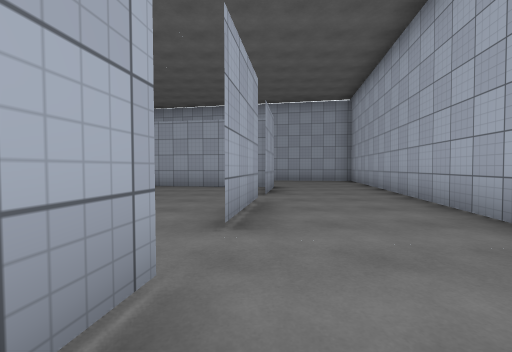
[1] (above)

17 first-person views from a walk through a 3-D level made in the Unity game engine. The camera is 1.2 m above the floor, tilts 2° down and sees 90° across. The floor is counted in squares, 2 m on a side. Each view is taken from the middle of a square. On the plan, view 1 faces up. The plan holds only what a view shows up to about 9 squares ahead; the rest is blank. The place goes on beyond the plan. The player character is not drawn. Some surface patterns are stand-ins.

[2]
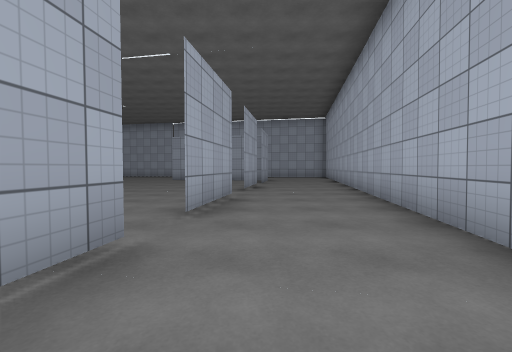

[3]
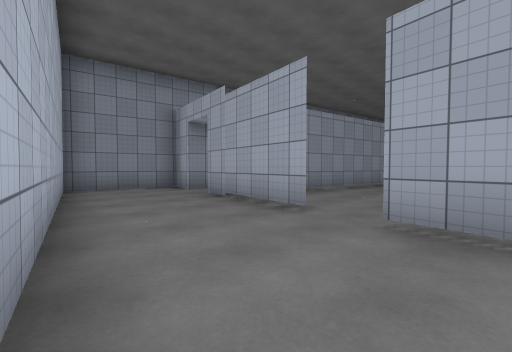

[4]
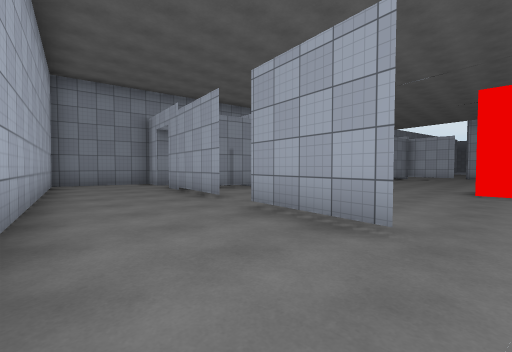

[5]
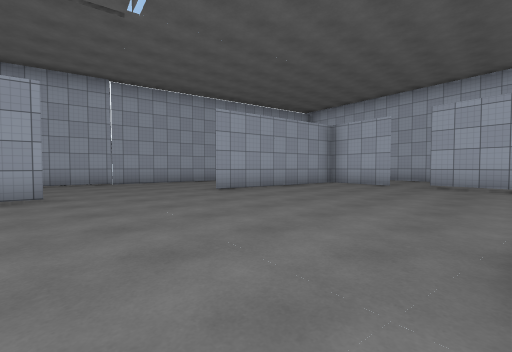

[6]
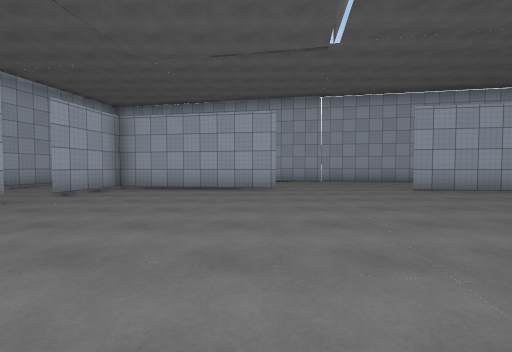

[7]
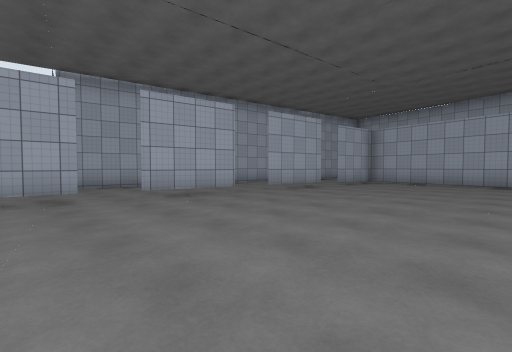

[8]
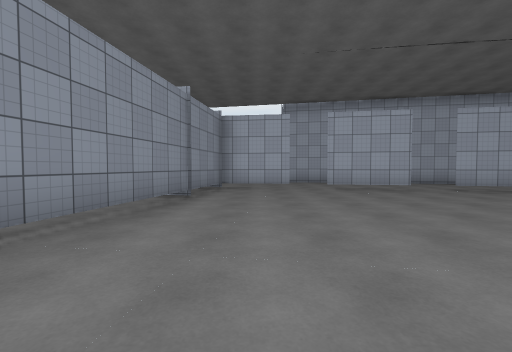

[9]
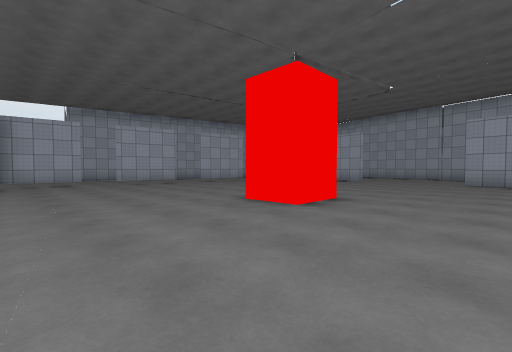

[10]
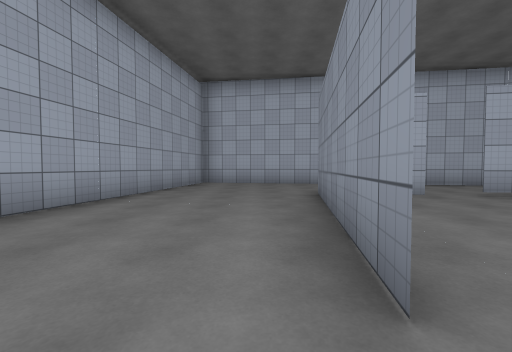

[11]
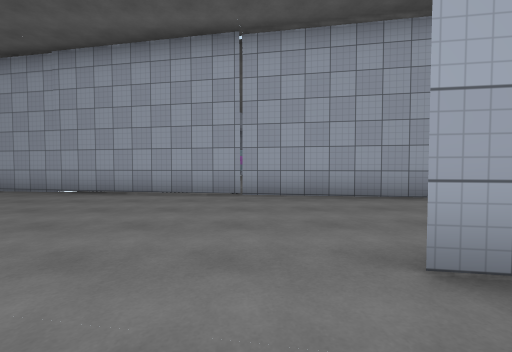

[12]
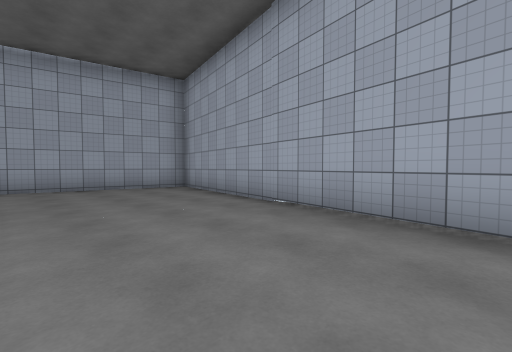

[13]
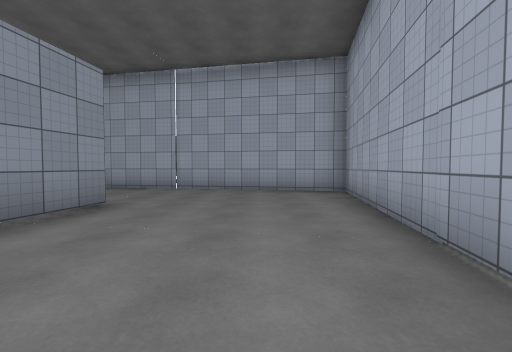

[14]
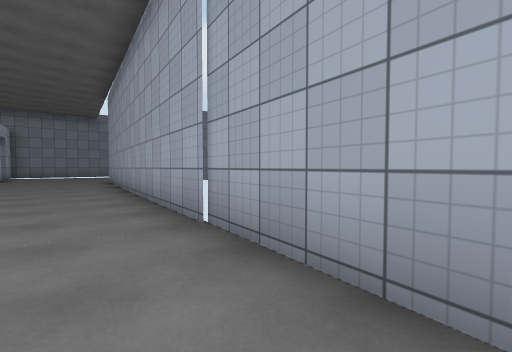

[15]
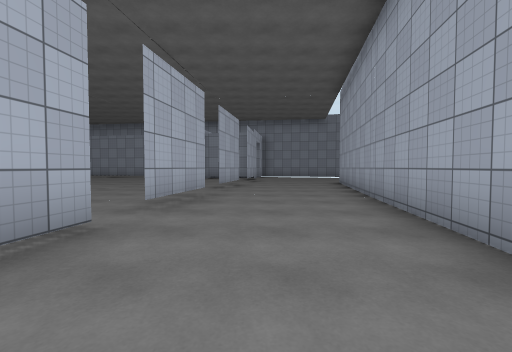

[16]
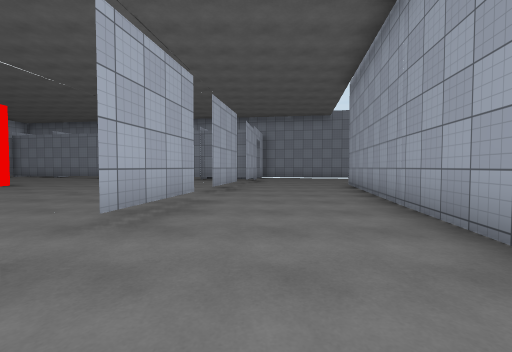

[17]
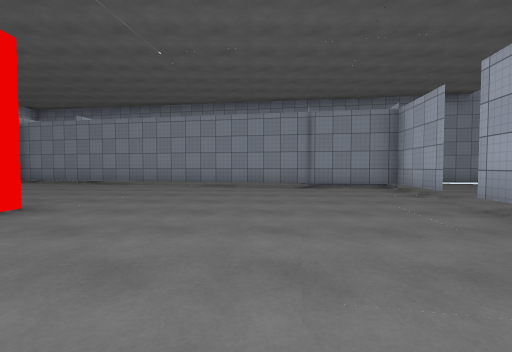

### Floor plan
Points are (right, up) in squares from view 1. A wall is a line through its corners. A room is listed if a view was taken in it or the views show most of it. See-through windows are left out.
Room 1 (views 1, 2, 3, 4)
walls: (-1, -2) (-1.5, -5.2); (-0.5, 1.4) (-0.9, -1); (-2.2, -6.2) (-1.7, -6.3) (-1.9, -7.3) (0.9, -7.7) (2.9, 4.5); (0, 4.4) (-0.3, 2.3)
ways out: opening at (0, 2) to room 2; opening at (1.5, 3.5) to room 2; gap at (-1, -1.5) to room 2
Room 2 (views 5, 6, 7, 8, 9, 10, 11, 12, 13, 14, 15, 16, 17)
walls: (-5.5, 2.8) (-5.5, 1.4) (-6.8, 1.4); (-7.4, 9) (-12, 9.7) (-12.3, 7.5); (-12.5, 6.6) (-12.9, 4.3) (-12.5, 6.6); (-12.4, 7.5) (-12.3, 8.4); (-13.2, 3.4) (-13.5, 1); (-12, 9.7) (-10.6, 9.5); (-0.2, 3) (0, 4.6); (0.2, 5.6) (0.5, 7.3); (-13.4, 1.1) (-13.1, 3.3); (0.3, 7.7) (-4.2, 8.4) (0.5, 7.7) (0.2, 5.7); (-13.6, 0) (-13.9, -2.3); (-16.3, 4.9) (-17.2, 0.1); (-14, -2) (-2.5, -4.1); (2.9, 4.5) (4, 10.8) (-14.7, 14.3) (-16.5, 4.8)
ways out: opening at (0, 2) to room 1; opening at (1.5, 3.5) to room 1; gap at (-1, -1.5) to room 1; opening at (-15.5, 0.5)

Where each view was taken, in squares from view 1:
view 1: 0 up, 0 right, facing up
view 2: 4 down, 0 right, facing up
view 3: 0 up, 2 right, facing down-left
view 4: 2 up, 2 right, facing down-left
view 5: 3 up, 8 left, facing up-right
view 6: 2 up, 8 left, facing up
view 7: 1 down, 8 left, facing up-left
view 8: 1 down, 6 left, facing left
view 9: 2 down, 3 left, facing up-left
view 10: 9 up, 5 left, facing right
view 11: 7 up, 5 left, facing up
view 12: 10 up, 7 left, facing up-left
view 13: 12 up, 8 left, facing left
view 14: 12 up, 14 left, facing down-left
view 15: 10 up, 14 left, facing down
view 16: 9 up, 14 left, facing down
view 17: 5 up, 10 left, facing down
